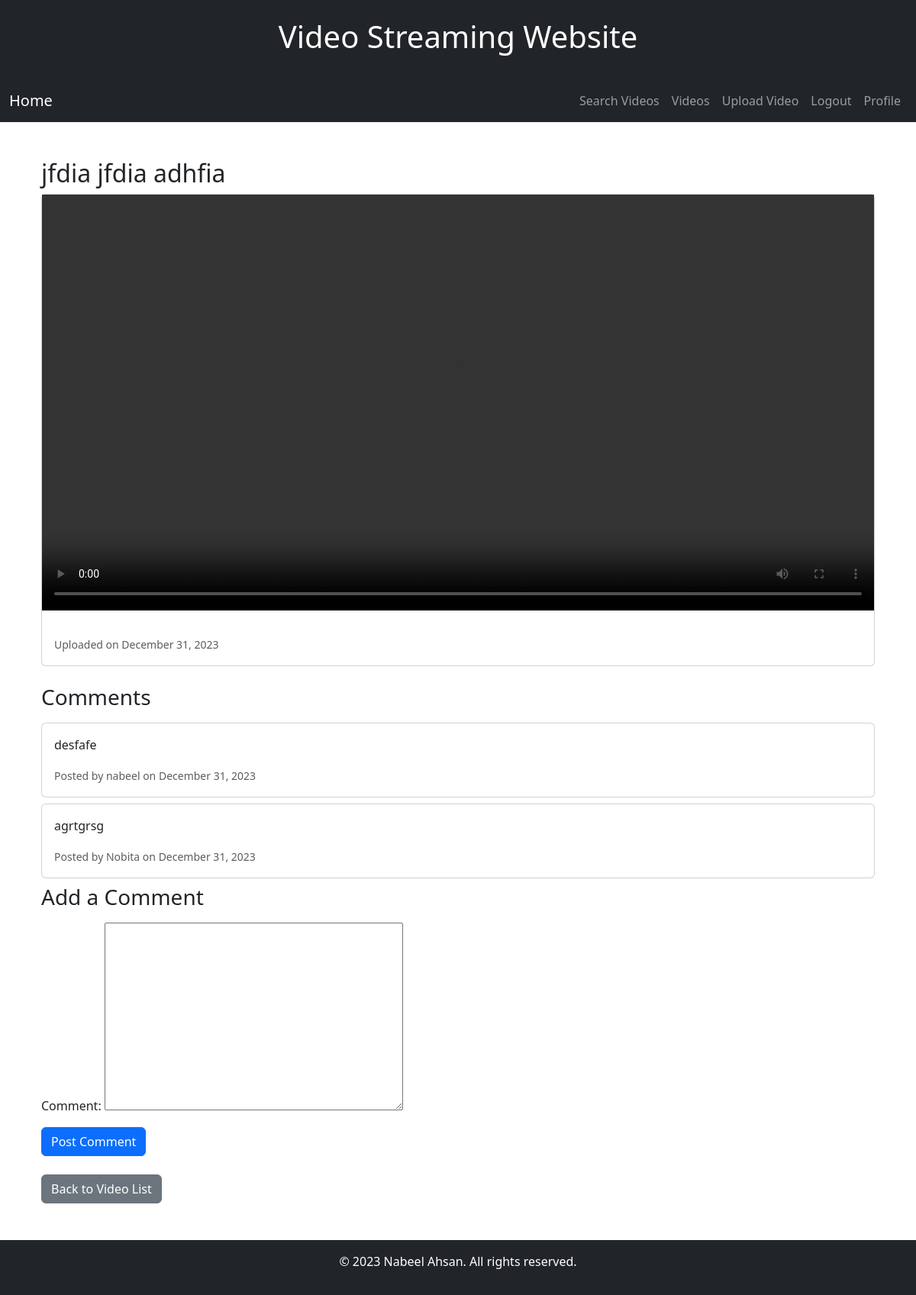
The page /videos/videoview/jfdia-jfdia-adhfia-8bbb6117-9b01-4aef-8ccb-c6f9d1ffdf10/ (signed in) on the database its author committed.
### VideoSystem/models.py (models this page shows, shortened)
class VideoUpload(models.Model):
    Upload_user = models.ForeignKey(User,on_delete=models.CASCADE,related_name='uploader_name')
    Video_title = models.CharField(max_length = 256,verbose_name="Put Your Video Title")
    Upload_Thumbnail = models.ImageField(upload_to='thumbnails')
    Upload_video = models.FileField(upload_to='videos', null=True, verbose_name="Upload Your Video")
    slug = models.SlugField(max_length = 264,unique=True)
    Video_description = models.CharField(max_length = 1000, verbose_name = "Give a description :")
    Upload_date = models.DateTimeField(auto_now_add=True)

class VideoComment(models.Model):
    TheVideo = models.ForeignKey(VideoUpload,on_delete=models.CASCADE,related_name = 'video_name')
    TheUser = models.ForeignKey(User,on_delete = models.CASCADE,related_name='commenter')
    comment = models.TextField()
    Comment_date = models.DateTimeField(auto_now_add =True)

### VideoSystem/views.py (the view, shortened to what this page needs)
# urls.py: path('videoview/<slug:slug>/',views.VideoView,name='VideoView'),
@login_required
def VideoView(request,slug):
    video = VideoUpload.objects.get(slug=slug)
    form = CommentForm()
    return render(request,'VideoSystem/VideoView.html',context={'video':video,'commentform' : form})

### VideoSystem/forms.py
class CommentForm (forms.ModelForm):
    class Meta:
        model = VideoComment
        fields = ['comment']

### templates/VideoSystem/VideoView.html (shortened to what this page needs)
{% extends 'base.html' %}
{% block body_block %}
    <div class="container my-4">
        <h2>{{ video.Video_title }}</h2>
        <div class="card mb-4">
            {% if video.Upload_video %}
                <video controls width="100%" height="auto">
                    <source src="{{ video.Upload_video.url }}" type="video/mp4">
                </video>
            {% else %}
                <div class="card-body">
                    <p>No video available.</p>
                </div>
            {% endif %}
            <div class="card-body">
                <p class="card-text"><small class="text-muted">Uploaded on {{ video.Upload_date|date:"F d, Y" }}</small></p>
            </div>
        </div>
     <h3 class="mb-3">Comments</h3>
        {% for comment in video.video_name.all %}
            <div class="card mb-2">
                <div class="card-body">
                    <p class="card-text">{{ comment.comment }}</p>
                    <p class="card-text"><small class="text-muted">Posted by {{ comment.TheUser.username }} on {{ comment.Comment_date|date:"F d, Y" }}</small></p>
                </div>
            </div>
        {% endfor %}
        {% if user.is_authenticated %}
            <h3 class="mb-3">Add a Comment</h3>
            <form method="POST" action="">
                {{commentform.as_p}}
                <button type="submit" class="btn btn-primary">Post Comment</button>
            </form>
        {% else %}
            <p class="mt-4">Please <a href="{% url 'LoginUser' %}">log in</a> to add comments.</p>
        {% endif %}
        <a href="{% url 'VideoSystem_APP:VideoList' %}" class="btn btn-secondary mt-4">Back to Video List</a>
    </div>
{% endblock %}

### templates/base.html (style rules this page uses)
body { display: flex; flex-direction: column; min-height: 100vh; margin: 0; }

### rows shown on the page
VideoUpload: Video_title "jfdia jfdia adhfia", Upload_date "December 31, 2023"
VideoComment: comment "desfafe", TheUser.username "nabeel", Comment_date "December 31, 2023"
VideoComment: comment "agrtgrsg", TheUser.username "Nobita", Comment_date "December 31, 2023"
